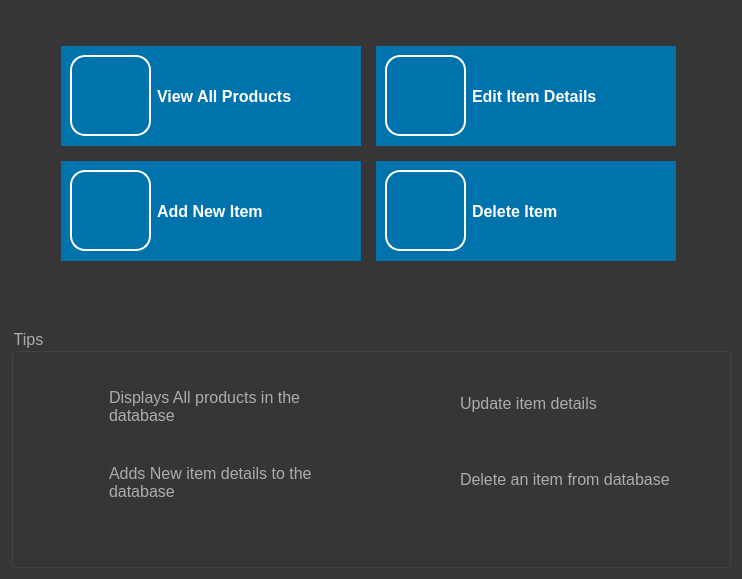
<?xml version="1.0" encoding="UTF-8"?>
<ui version="4.0">
 <class>ProductsForm</class>
 <widget class="QWidget" name="ProductsForm">
  <property name="geometry">
   <rect>
    <x>0</x>
    <y>0</y>
    <width>742</width>
    <height>579</height>
   </rect>
  </property>
  <property name="windowTitle">
   <string>Products Window</string>
  </property>
  <property name="styleSheet">
   <string notr="true">*{
font:12pt;
background-color:rgb(54,54,54);
color: rgb(172, 172, 172);
}
QPushButton{
border-radius:15px;
border:2px solid white;
}
QPushButton:hover{
border:2px solid orange;
}
QPushButton:pressed{
border:3px solid pink;
}</string>
  </property>
  <layout class="QVBoxLayout" name="verticalLayout">
   <item>
    <layout class="QHBoxLayout" name="horizontalLayout">
     <item>
      <spacer name="horizontalSpacer">
       <property name="orientation">
        <enum>Qt::Horizontal</enum>
       </property>
       <property name="sizeHint" stdset="0">
        <size>
         <width>40</width>
         <height>20</height>
        </size>
       </property>
      </spacer>
     </item>
     <item>
      <widget class="QWidget" name="WindgetFrame" native="true">
       <property name="minimumSize">
        <size>
         <width>710</width>
         <height>280</height>
        </size>
       </property>
       <property name="styleSheet">
        <string notr="true">QLabel{
color: white;
font-weight:bold;
}
</string>
       </property>
       <widget class="QWidget" name="layoutWidget">
        <property name="geometry">
         <rect>
          <x>30</x>
          <y>20</y>
          <width>645</width>
          <height>245</height>
         </rect>
        </property>
        <layout class="QGridLayout" name="gridLayout">
         <property name="leftMargin">
          <number>15</number>
         </property>
         <property name="topMargin">
          <number>15</number>
         </property>
         <property name="rightMargin">
          <number>15</number>
         </property>
         <property name="bottomMargin">
          <number>15</number>
         </property>
         <property name="spacing">
          <number>15</number>
         </property>
         <item row="0" column="1">
          <widget class="QWidget" name="widget_3" native="true">
           <property name="minimumSize">
            <size>
             <width>300</width>
             <height>100</height>
            </size>
           </property>
           <property name="styleSheet">
            <string notr="true">background-color: rgb(0, 115, 172);</string>
           </property>
           <layout class="QHBoxLayout" name="horizontalLayout_5">
            <item>
             <widget class="QPushButton" name="editBtn">
              <property name="minimumSize">
               <size>
                <width>81</width>
                <height>81</height>
               </size>
              </property>
              <property name="maximumSize">
               <size>
                <width>81</width>
                <height>81</height>
               </size>
              </property>
              <property name="text">
               <string/>
              </property>
              <property name="iconSize">
               <size>
                <width>50</width>
                <height>50</height>
               </size>
              </property>
             </widget>
            </item>
            <item>
             <widget class="QLabel" name="label_3">
              <property name="minimumSize">
               <size>
                <width>0</width>
                <height>30</height>
               </size>
              </property>
              <property name="text">
               <string>Edit Item Details</string>
              </property>
             </widget>
            </item>
           </layout>
          </widget>
         </item>
         <item row="1" column="0">
          <widget class="QWidget" name="widget_6" native="true">
           <property name="minimumSize">
            <size>
             <width>300</width>
             <height>100</height>
            </size>
           </property>
           <property name="styleSheet">
            <string notr="true">background-color: rgb(0, 115, 172);</string>
           </property>
           <layout class="QHBoxLayout" name="horizontalLayout_4">
            <item>
             <widget class="QPushButton" name="addBtn">
              <property name="minimumSize">
               <size>
                <width>81</width>
                <height>81</height>
               </size>
              </property>
              <property name="maximumSize">
               <size>
                <width>81</width>
                <height>81</height>
               </size>
              </property>
              <property name="text">
               <string/>
              </property>
              <property name="iconSize">
               <size>
                <width>50</width>
                <height>50</height>
               </size>
              </property>
             </widget>
            </item>
            <item>
             <widget class="QLabel" name="label_2">
              <property name="minimumSize">
               <size>
                <width>0</width>
                <height>30</height>
               </size>
              </property>
              <property name="text">
               <string>Add New Item</string>
              </property>
             </widget>
            </item>
           </layout>
          </widget>
         </item>
         <item row="0" column="0">
          <widget class="QWidget" name="widget" native="true">
           <property name="minimumSize">
            <size>
             <width>300</width>
             <height>100</height>
            </size>
           </property>
           <property name="styleSheet">
            <string notr="true">background-color: rgb(0, 115, 172);</string>
           </property>
           <layout class="QHBoxLayout" name="horizontalLayout_3">
            <item>
             <widget class="QPushButton" name="viewBtn">
              <property name="minimumSize">
               <size>
                <width>81</width>
                <height>81</height>
               </size>
              </property>
              <property name="maximumSize">
               <size>
                <width>81</width>
                <height>81</height>
               </size>
              </property>
              <property name="styleSheet">
               <string notr="true"/>
              </property>
              <property name="text">
               <string/>
              </property>
              <property name="iconSize">
               <size>
                <width>50</width>
                <height>50</height>
               </size>
              </property>
             </widget>
            </item>
            <item>
             <widget class="QLabel" name="label">
              <property name="minimumSize">
               <size>
                <width>0</width>
                <height>30</height>
               </size>
              </property>
              <property name="text">
               <string>View All Products</string>
              </property>
             </widget>
            </item>
           </layout>
          </widget>
         </item>
         <item row="1" column="1">
          <widget class="QWidget" name="widget_5" native="true">
           <property name="minimumSize">
            <size>
             <width>300</width>
             <height>100</height>
            </size>
           </property>
           <property name="styleSheet">
            <string notr="true">background-color: rgb(0, 115, 172);</string>
           </property>
           <layout class="QHBoxLayout" name="horizontalLayout_6">
            <item>
             <widget class="QPushButton" name="deleteBtn">
              <property name="minimumSize">
               <size>
                <width>81</width>
                <height>81</height>
               </size>
              </property>
              <property name="maximumSize">
               <size>
                <width>81</width>
                <height>81</height>
               </size>
              </property>
              <property name="text">
               <string/>
              </property>
              <property name="iconSize">
               <size>
                <width>50</width>
                <height>50</height>
               </size>
              </property>
             </widget>
            </item>
            <item>
             <widget class="QLabel" name="label_5">
              <property name="minimumSize">
               <size>
                <width>0</width>
                <height>30</height>
               </size>
              </property>
              <property name="font">
               <font>
                <pointsize>12</pointsize>
                <weight>75</weight>
                <italic>false</italic>
                <bold>true</bold>
               </font>
              </property>
              <property name="text">
               <string>Delete Item</string>
              </property>
             </widget>
            </item>
           </layout>
          </widget>
         </item>
        </layout>
       </widget>
      </widget>
     </item>
     <item>
      <spacer name="horizontalSpacer_2">
       <property name="orientation">
        <enum>Qt::Horizontal</enum>
       </property>
       <property name="sizeHint" stdset="0">
        <size>
         <width>40</width>
         <height>20</height>
        </size>
       </property>
      </spacer>
     </item>
    </layout>
   </item>
   <item>
    <spacer name="verticalSpacer">
     <property name="orientation">
      <enum>Qt::Vertical</enum>
     </property>
     <property name="sizeHint" stdset="0">
      <size>
       <width>20</width>
       <height>94</height>
      </size>
     </property>
    </spacer>
   </item>
   <item>
    <widget class="QGroupBox" name="groupBox">
     <property name="minimumSize">
      <size>
       <width>0</width>
       <height>240</height>
      </size>
     </property>
     <property name="styleSheet">
      <string notr="true">QPushButton{
border:0px;
border-radius:1px;
}</string>
     </property>
     <property name="title">
      <string>Tips</string>
     </property>
     <layout class="QHBoxLayout" name="horizontalLayout_2">
      <property name="topMargin">
       <number>15</number>
      </property>
      <item>
       <layout class="QFormLayout" name="formLayout">
        <property name="topMargin">
         <number>3</number>
        </property>
        <item row="1" column="1">
         <widget class="QLabel" name="label_10">
          <property name="text">
           <string>Displays All products in the database</string>
          </property>
          <property name="wordWrap">
           <bool>true</bool>
          </property>
         </widget>
        </item>
        <item row="3" column="1">
         <widget class="QLabel" name="label_11">
          <property name="text">
           <string>Adds New item details to the database</string>
          </property>
          <property name="wordWrap">
           <bool>true</bool>
          </property>
         </widget>
        </item>
        <item row="1" column="0">
         <widget class="QPushButton" name="viewLabel">
          <property name="minimumSize">
           <size>
            <width>80</width>
            <height>70</height>
           </size>
          </property>
          <property name="maximumSize">
           <size>
            <width>80</width>
            <height>70</height>
           </size>
          </property>
          <property name="text">
           <string/>
          </property>
          <property name="iconSize">
           <size>
            <width>50</width>
            <height>50</height>
           </size>
          </property>
         </widget>
        </item>
        <item row="3" column="0">
         <widget class="QPushButton" name="newLabel">
          <property name="minimumSize">
           <size>
            <width>80</width>
            <height>70</height>
           </size>
          </property>
          <property name="maximumSize">
           <size>
            <width>80</width>
            <height>70</height>
           </size>
          </property>
          <property name="text">
           <string/>
          </property>
          <property name="iconSize">
           <size>
            <width>50</width>
            <height>50</height>
           </size>
          </property>
         </widget>
        </item>
       </layout>
      </item>
      <item>
       <layout class="QFormLayout" name="formLayout_2">
        <item row="1" column="1">
         <widget class="QLabel" name="label_14">
          <property name="text">
           <string>Update item details</string>
          </property>
          <property name="wordWrap">
           <bool>true</bool>
          </property>
         </widget>
        </item>
        <item row="3" column="1">
         <widget class="QLabel" name="label_13">
          <property name="text">
           <string>Delete an item from database</string>
          </property>
          <property name="wordWrap">
           <bool>true</bool>
          </property>
         </widget>
        </item>
        <item row="1" column="0">
         <widget class="QPushButton" name="editLabel">
          <property name="minimumSize">
           <size>
            <width>80</width>
            <height>70</height>
           </size>
          </property>
          <property name="maximumSize">
           <size>
            <width>80</width>
            <height>70</height>
           </size>
          </property>
          <property name="text">
           <string/>
          </property>
          <property name="iconSize">
           <size>
            <width>50</width>
            <height>50</height>
           </size>
          </property>
         </widget>
        </item>
        <item row="3" column="0">
         <widget class="QPushButton" name="deleteLabel">
          <property name="minimumSize">
           <size>
            <width>80</width>
            <height>70</height>
           </size>
          </property>
          <property name="maximumSize">
           <size>
            <width>80</width>
            <height>70</height>
           </size>
          </property>
          <property name="text">
           <string/>
          </property>
          <property name="iconSize">
           <size>
            <width>50</width>
            <height>50</height>
           </size>
          </property>
         </widget>
        </item>
       </layout>
      </item>
     </layout>
    </widget>
   </item>
  </layout>
 </widget>
 <resources/>
 <connections/>
</ui>
